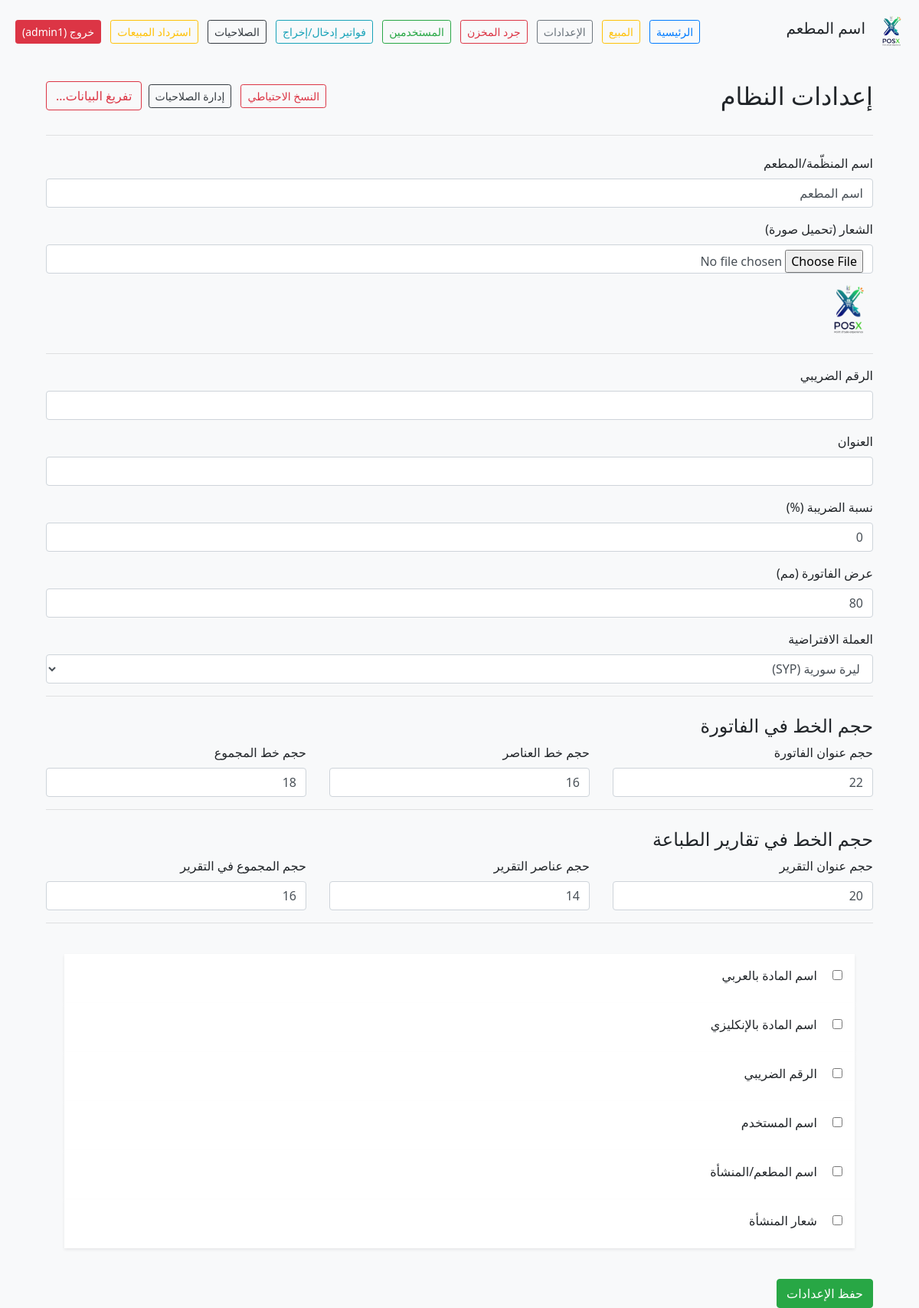
The page /public/settings.php (signed in) on the database its author committed.
### tables this page shows
CREATE TABLE System_Settings (
	id INTEGER PRIMARY KEY AUTOINCREMENT,
	restaurant_name TEXT,
	logo_path TEXT,
	tax_number TEXT,
	address TEXT,
	tax_rate REAL DEFAULT 0,
	print_width_mm INTEGER DEFAULT 80,
	currency TEXT DEFAULT 'USD',
	field_item_name_ar INTEGER DEFAULT 1,
	field_item_name_en INTEGER DEFAULT 0,
	field_tax_number INTEGER DEFAULT 0,
	field_username INTEGER DEFAULT 1,
	field_restaurant_name INTEGER DEFAULT 1,
	field_restaurant_logo INTEGER DEFAULT 1,
	font_size_title INTEGER DEFAULT 22,
	font_size_item INTEGER DEFAULT 16,
	font_size_total INTEGER DEFAULT 18,
	updated_at DATETIME DEFAULT CURRENT_TIMESTAMP
, font_size_report_title INTEGER DEFAULT 20, font_size_report_item INTEGER DEFAULT 14, font_size_report_total INTEGER DEFAULT 16);

### public/settings.php (the view, shortened to what this page needs)
<?php
require_once __DIR__ . '/../src/init.php';
$stmt = $db->prepare("SELECT * FROM System_Settings ORDER BY id DESC LIMIT 1");
$stmt->execute();
$settings = $stmt->fetch(PDO::FETCH_ASSOC) ?: [];
$taxNumber        = $settings['tax_number']        ?? '';
$address          = $settings['address']           ?? '';
$taxRate          = $settings['tax_rate']          ?? 0;
$printWidthMm     = $settings['print_width_mm']    ?? 80;
$currency         = $settings['currency']          ?? 'SYP';
$fontSizeTitle    = (int)($settings['font_size_title'] ?? 22);
$fontSizeItem     = (int)($settings['font_size_item'] ?? 16);
$fontSizeTotal    = (int)($settings['font_size_total'] ?? 18);
$fontSizeReportTitle = (int)($settings['font_size_report_title'] ?? 20);
$fontSizeReportItem  = (int)($settings['font_size_report_item'] ?? 14);
$fontSizeReportTotal = (int)($settings['font_size_report_total'] ?? 16);
$printFields = [
  'field_item_name_ar',
  'field_item_name_en',
  'field_tax_number',
  'field_username',
  'field_restaurant_name',
  'field_restaurant_logo',
];
$fieldValues = [];
foreach ($printFields as $f) { $fieldValues[$f] = (!empty($settings[$f]) && $settings[$f] == 1) ? 1 : 0; }
?>
<!DOCTYPE html>
<html lang="ar" dir="rtl">
<head>
  <link rel="stylesheet" href="../assets/bootstrap.min.css">
  <link rel="stylesheet" href="css/style.css">
</head>
<body>
  <?php include 'header.php'; ?>
  <main class="container mt-4">
    <div class="d-flex justify-content-between align-content-left mt-4 mb-4">
      <div>
        <h2>إعدادات النظام</h2>
      </div>
      <div>
        <a href="db_backup.php" class="btn btn-sm btn-outline-danger mx-1">النسخ الاحتياطي</a>
        <a href="authorizations.php" class="btn btn-sm btn-outline-dark mx-1">إدارة الصلاحيات</a>
        <a href="reset_data.php" class="btn btn-outline-danger">تفريغ البيانات…</a>
      </div>
    </div>
    <hr>
    <form action="settings_handler.php" method="post" enctype="multipart/form-data" class="mt-4">
      <div class="mb-3">
        <label>اسم المنظّمة/المطعم</label>
        <input type="text" name="restaurant_name" class="form-control" value="<?= htmlspecialchars($restaurantName) ?>" required>
      </div>
      <div class="mb-3">
        <label>الشعار (تحميل صورة)</label>
        <input type="file" name="logo_file" class="form-control">
        <?php if ($logoPath): ?>
          <img src="<?= htmlspecialchars($logoPath) ?>" alt="الشعار" height="80" class="mt-2">
        <?php endif; ?>
      </div>
      <hr>
      <div class="mb-3">
        <label>الرقم الضريبي</label>
        <input type="text" name="tax_number" class="form-control" value="<?= htmlspecialchars($taxNumber) ?>">
      </div>
      <div class="mb-3">
        <label>العنوان</label>
        <input type="text" name="address" class="form-control" value="<?= htmlspecialchars($address) ?>">
      </div>
      <div class="mb-3">
        <label>نسبة الضريبة (%)</label>
        <input type="number" step="0.01" name="tax_rate" class="form-control" value="<?= htmlspecialchars($taxRate) ?>">
      </div>
      <div class="mb-3">
        <label>عرض الفاتورة (مم)</label>
        <input type="number" name="print_width_mm" class="form-control" value="<?= htmlspecialchars($printWidthMm) ?>">
      </div>
      <div class="mb-3">
        <label>العملة الافتراضية</label>
        <select name="currency" class="form-control">
          <option value="SYP" <?= $currency==='SYP'?'selected':'' ?>>ليرة سورية (SYP)</option>
        </select>
      </div>
      <hr>
      <h4 class="mt-4">حجم الخط في الفاتورة</h4>
      <div class="row g-3">
        <div class="col-md-4">
          <label>حجم عنوان الفاتورة</label>
          <input type="number" name="font_size_title" class="form-control" value="<?= htmlspecialchars($fontSizeTitle) ?>">
        </div>
        <div class="col-md-4">
          <label>حجم خط العناصر</label>
          <input type="number" name="font_size_item" class="form-control" value="<?= htmlspecialchars($fontSizeItem) ?>">
        </div>
        <div class="col-md-4">
          <label>حجم خط المجموع</label>
          <input type="number" name="font_size_total" class="form-control" value="<?= htmlspecialchars($fontSizeTotal) ?>">
        </div>
      </div>
      <hr>
      <h4 class="mt-4">حجم الخط في تقارير الطباعة</h4>
      <div class="row g-3">
        <div class="col-md-4">
          <label>حجم عنوان التقرير</label>
          <input type="number" name="font_size_report_title" class="form-control" value="<?= htmlspecialchars($fontSizeReportTitle) ?>">
        </div>
        <div class="col-md-4">
          <label>حجم عناصر التقرير</label>
          <input type="number" name="font_size_report_item" class="form-control" value="<?= htmlspecialchars($fontSizeReportItem) ?>">
        </div>
        <div class="col-md-4">
          <label>حجم المجموع في التقرير</label>
          <input type="number" name="font_size_report_total" class="form-control" value="<?= htmlspecialchars($fontSizeReportTotal) ?>">
        </div>
      </div>
      <hr>
      <div class="grid grid-cols-1 sm:grid-cols-2 md:grid-cols-3 lg:grid-cols-4 gap-4 p-4 rounded-lg bg-gray-100">
          <?php
          $labels = [
              'field_item_name_ar'    => 'اسم المادة بالعربي',
              'field_item_name_en'    => 'اسم المادة بالإنكليزي',
              'field_tax_number'      => 'الرقم الضريبي',
              'field_username'        => 'اسم المستخدم',
              'field_restaurant_name' => 'اسم المطعم/المنشأة',
              'field_restaurant_logo' => 'شعار المنشأة',
          ];
          $fieldValues = isset($fieldValues) ? $fieldValues : [];
          foreach ($labels as $key => $label): ?>
          <div class="flex items-center p-3 bg-white rounded-lg shadow-sm hover:shadow-md transition duration-300">
              <input class="form-checkbox h-5 w-5 text-blue-600 rounded focus:ring-blue-500 transition duration-150 ease-in-out"
                    type="checkbox"
                    name="<?= $key ?>"
                    id="<?= $key ?>"
                    value="1"
                    <?= isset($fieldValues[$key]) && $fieldValues[$key] ? 'checked' : '' ?>>
              <label class="mr-3 text-gray-700 cursor-pointer" for="<?= $key ?>"><?= $label ?></label>
          </div>
          <?php endforeach; ?>
      </div>
      <button type="submit" class="btn btn-success mt-3">حفظ الإعدادات</button>
    </form>
  </main>
</body>
</html>

### public/css/style.css (style rules this page uses)
body { background-color: #f8f9fa; text-align: right; }
html, body { direction: rtl !important; text-align: right !important; font-family: 'Segoe UI', Tahoma, Geneva, Verdana, sans-serif; background-color: #f8f9fa; }

### rows shown on the page
system_settings: tax_rate "0", print_width_mm "80", currency "ليرة سورية (SYP)", font_size_title "22", font_size_item "16", font_size_total "18", font_size_report_title "20", font_size_report_item "14", font_size_report_total "16"

### other values the page prints
$restaurantName "اسم المطعم"
$username "admin1"
$label "اسم المادة بالعربي"
$label "اسم المادة بالإنكليزي"
$label "الرقم الضريبي"
$label "اسم المستخدم"
$label "اسم المطعم/المنشأة"
$label "شعار المنشأة"
